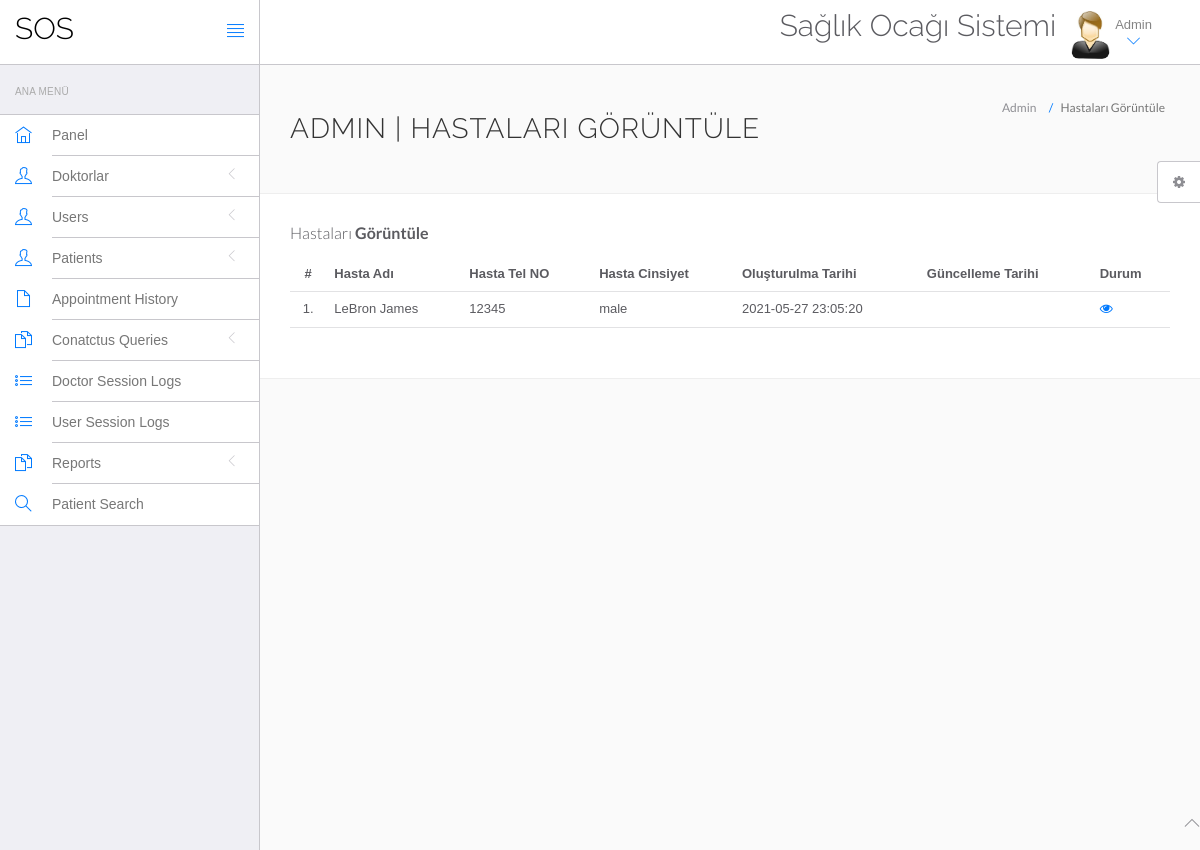
Page /hms/admin/manage-patient.php (signed in) on the committed database.
### tables this page shows
CREATE TABLE `tblpatient` (
  `ID` int(10) NOT NULL,
  `Docid` int(10) DEFAULT NULL,
  `PatientName` varchar(200) DEFAULT NULL,
  `PatientContno` bigint(10) DEFAULT NULL,
  `PatientEmail` varchar(200) DEFAULT NULL,
  `PatientGender` varchar(50) DEFAULT NULL,
  `PatientAdd` mediumtext DEFAULT NULL,
  `PatientAge` int(10) DEFAULT NULL,
  `PatientMedhis` mediumtext DEFAULT NULL,
  `CreationDate` timestamp NULL DEFAULT current_timestamp(),
  `UpdationDate` timestamp NULL DEFAULT NULL ON UPDATE current_timestamp()
);

### hms/admin/manage-patient.php (the view, shortened to what this page needs)
<?php
include('include/config.php');
?>
<!DOCTYPE html>
<html lang="en">
	<head>
		<link rel="stylesheet" href="vendor/bootstrap/css/bootstrap.min.css">
		<link rel="stylesheet" href="vendor/fontawesome/css/font-awesome.min.css">
		<link rel="stylesheet" href="vendor/themify-icons/themify-icons.min.css">
		<link href="vendor/animate.css/animate.min.css" rel="stylesheet" media="screen">
		<link href="vendor/perfect-scrollbar/perfect-scrollbar.min.css" rel="stylesheet" media="screen">
		<link href="vendor/switchery/switchery.min.css" rel="stylesheet" media="screen">
		<link href="vendor/bootstrap-touchspin/jquery.bootstrap-touchspin.min.css" rel="stylesheet" media="screen">
		<link href="vendor/select2/select2.min.css" rel="stylesheet" media="screen">
		<link href="vendor/bootstrap-datepicker/bootstrap-datepicker3.standalone.min.css" rel="stylesheet" media="screen">
		<link href="vendor/bootstrap-timepicker/bootstrap-timepicker.min.css" rel="stylesheet" media="screen">
		<link rel="stylesheet" href="assets/css/styles.css">
		<link rel="stylesheet" href="assets/css/plugins.css">
		<link rel="stylesheet" href="assets/css/themes/theme-1.css" id="skin_color" />
	</head>
	<body>
		<div id="app">
<?php include('include/sidebar.php');?>
<div class="app-content">
<?php include('include/header.php');?>
<div class="main-content" >
<div class="wrap-content container" id="container">
<section id="page-title">
<div class="row">
<div class="col-sm-8">
<h1 class="mainTitle">Admin | Hastaları Görüntüle</h1>
</div>
<ol class="breadcrumb">
<li>
<span>Admin</span>
</li>
<li class="active">
<span>Hastaları Görüntüle</span>
</li>
</ol>
</div>
</section>
<div class="container-fluid container-fullw bg-white">
<div class="row">
<div class="col-md-12">
<h5 class="over-title margin-bottom-15">Hastaları <span class="text-bold">Görüntüle</span></h5>
<table class="table table-hover" id="sample-table-1">
<thead>
<tr>
<th class="center">#</th>
<th>Hasta Adı</th>
<th>Hasta Tel NO</th>
<th>Hasta Cinsiyet </th>
<th>Oluşturulma Tarihi </th>
<th>Güncelleme Tarihi </th>
<th>Durum</th>
</tr>
</thead>
<tbody>
<?php
$sql=mysqli_query($con,"select * from tblpatient");
$cnt=1;
while($row=mysqli_fetch_array($sql))
{
?>
<tr>
<td class="center"><?php echo $cnt;?>.</td>
<td class="hidden-xs"><?php echo $row['PatientName'];?></td>
<td><?php echo $row['PatientContno'];?></td>
<td><?php echo $row['PatientGender'];?></td>
<td><?php echo $row['CreationDate'];?></td>
<td><?php echo $row['UpdationDate'];?>
</td>
<td>
<a href="view-patient.php?viewid=<?php echo $row['ID'];?>"><i class="fa fa-eye"></i></a>
</td>
</tr>
<?php
$cnt=$cnt+1;
 }?></tbody>
</table>
</div>
</div>
</div>
</div>
</div>
</div>
</div>
	<?php include('include/footer.php');?>
	<?php include('include/setting.php');?>
	</body>
</html>

### hms/admin/assets/css/themes/theme-1.css (style rules this page uses)
body { background: #FAFAFA; }

### rows in the picture
tblpatient: PatientName "LeBron James", PatientContno "12345", PatientGender "male", CreationDate "2021-05-27 23:05:20"
